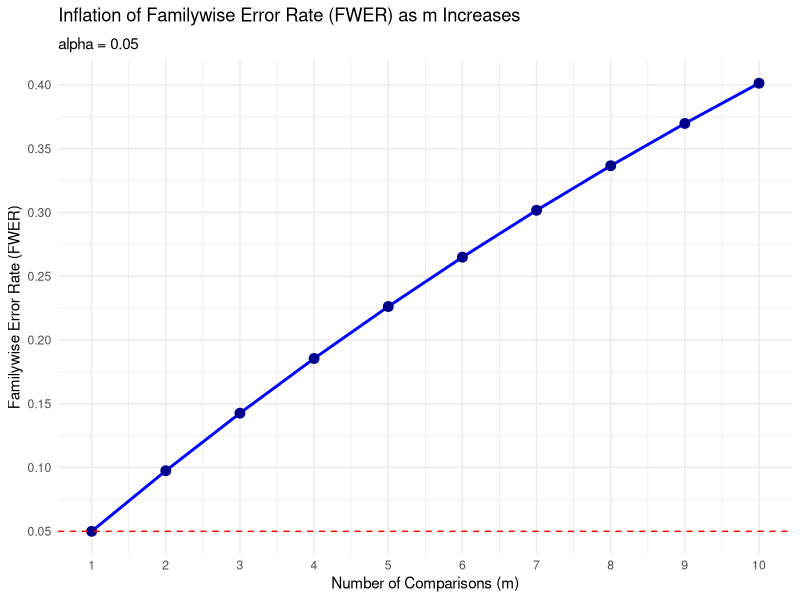

Here is the R script that generated this plot:
## ---- chunk 1
#| echo: false
#| message: false
#| warning: false

library(tidyverse)
## ---- chunk 2
#| echo: false

# Load the ggplot2 library for plotting
library(ggplot2)

# Set the individual test significance level (alpha)
alpha <- 0.05

# Define the range of comparisons (m) from 1 to 10
m_values <- 1:10

# Calculate the Familywise Error Rate (FWER) for each m
# FWER = 1 - (1 - alpha)^m
fwer_values <- 1 - (1 - alpha)^m_values

# Create a data frame for plotting
plot_data <- data.frame(
  m = m_values,
  FWER = fwer_values
)

# Plot the FWER vs. the number of comparisons (m)
ggplot(plot_data, aes(x = m, y = FWER)) +
  
  # Add the line and points for the FWER
  geom_line(color = "blue", linewidth = 1) +
  geom_point(color = "darkblue", size = 3) +
  
  # Add a horizontal line at the nominal alpha level (0.05)
  geom_hline(yintercept = alpha, linetype = "dashed", color = "red") +
  
  # Add labels and title
  labs(
    title = expression(paste("Inflation of Familywise Error Rate (FWER) as m Increases")),
    subtitle = "alpha = 0.05",
    x = "Number of Comparisons (m)",
    y = "Familywise Error Rate (FWER)"
  ) +
  
  # Customize scales
  scale_x_continuous(breaks = m_values) +
  scale_y_continuous(breaks = seq(0, max(fwer_values) + 0.05, 0.05)) +
  
  # Apply a clean theme
  theme_minimal()
## ---- chunk 3
data(HairEyeColor)

# Combine across gender
hair_eye <- margin.table(HairEyeColor, c(1, 2))
hair_eye

# Chi-square test of independence
chisq.test(hair_eye)
